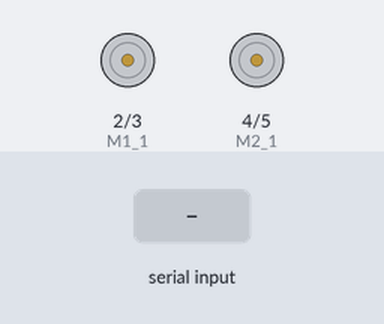
Simulated run of this sketch. Board: Arduino Uno, built with avr-gcc and run on an emulated ATmega328P. Shown: motor-driver pin pairs drawn as motors (green arrow = first pin HIGH = forward, orange = second pin HIGH = backward, longer = more drive). The inputs (shaded band) are chosen by the test bench.

Above: at 1.2 s.
1.3 s: "w" received over Serial
At 2.5 s:
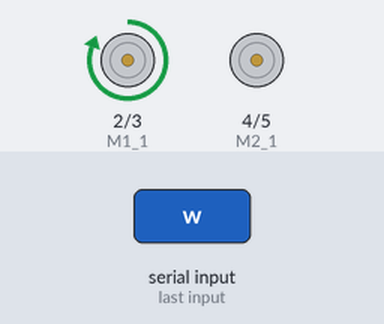
2.8 s: "s" received over Serial
At 3.8 s:
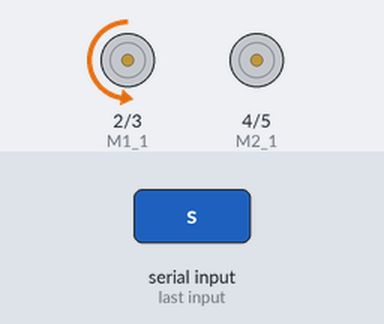
4.3 s: "a" received over Serial
At 5.0 s:
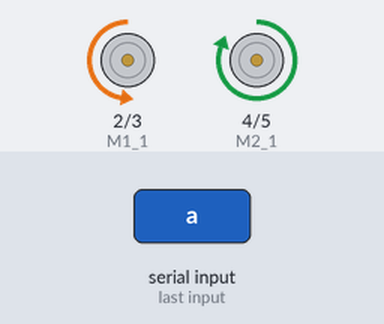
5.8 s: "d" received over Serial
At 6.1 s:
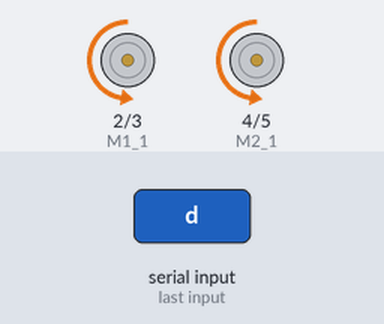
7.3 s: "x" received over Serial
At 8.5 s:
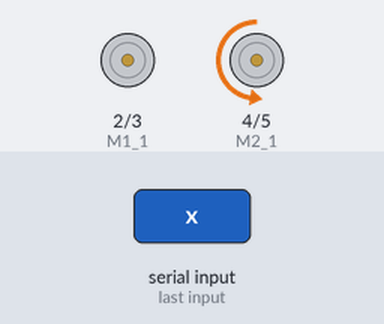
8.8 s: "w" received over Serial
At 9.6 s:
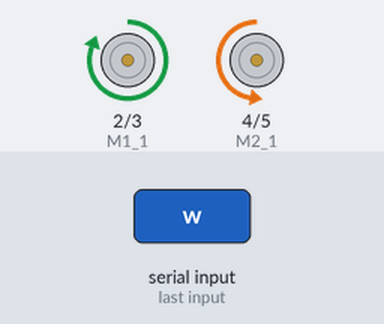
Timing chart, 0 to 11.3 s (numbered marks = the images above; inputs shaded):
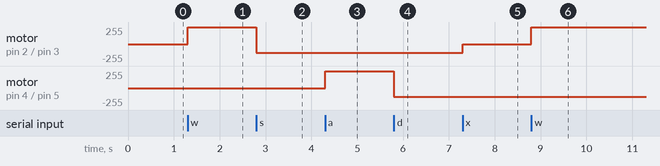

Measured:
- after the input at 1.3 s, motor on pin 2 (M1_1) / pin 3 (M1_2): stopped → forward 255/255 at once
- after the input at 2.8 s, motor on pin 2 (M1_1) / pin 3 (M1_2): forward 255/255 → backward 129/255 at once
- after the input at 4.3 s, motor on pin 4 (M2_1) / pin 5 (M2_2): stopped → forward 255/255 at once
- after the input at 5.8 s, motor on pin 4 (M2_1) / pin 5 (M2_2): forward 255/255 → backward 129/255 at once
- after the input at 7.3 s, motor on pin 2 (M1_1) / pin 3 (M1_2): backward 129/255 → stopped at once
- after the input at 8.8 s, motor on pin 2 (M1_1) / pin 3 (M1_2): stopped → forward 255/255 at once

The sketch:

2RotorsSerialWorks.ino
```cpp
//Определяем, какие порты будем использовать для управления моторами
#define M1_1 2
#define M1_2 3
#define M2_1 4
#define M2_2 5

unsigned char Forward_Speed = 129;
unsigned char Back_Speed = 129;

void setup() {

//Объявляем пины управления мостом как выходы
pinMode(M1_1, OUTPUT);
pinMode(M1_2, OUTPUT);
pinMode(M2_1, OUTPUT);
pinMode(M2_2, OUTPUT);

//Открываем сеанс serial connection
Serial.begin(9600);

}


void loop() {


if(Serial.available()){

  int data = Serial.read();

  //Врубает 1-й мотор вперёд (против часовой стрелки)
  if(data == 'w'){
    analogWrite(M1_1, Forward_Speed);
    analogWrite(M1_2, 0);
  }

  //Врубает 1-й мотор назад (по часовой стрелке)
  if(data == 's'){
    analogWrite(M1_1, 0);
    analogWrite(M1_2, Back_Speed);
  }

  //Врубает 2-й мотор вперёд (против часовой стрелки)
  if(data == 'a'){
    analogWrite(M2_1, Forward_Speed);
    analogWrite(M2_2, 0);
  }

  //Врубает 2-й мотор назад (по часовой стрелке)
  if(data == 'd'){
    analogWrite(M2_1, 0);
    analogWrite(M2_2, Back_Speed);
  }

  //Вырубает 1-й мотор
  if(data == 'x'){
    analogWrite(M1_1, 0);
    analogWrite(M1_2, 0);
  }

  //Вырубает 2-й мотор
  if(data == 'y'){
    analogWrite(M2_1, 0);
    analogWrite(M2_2, 0);
  }

}


}
```
